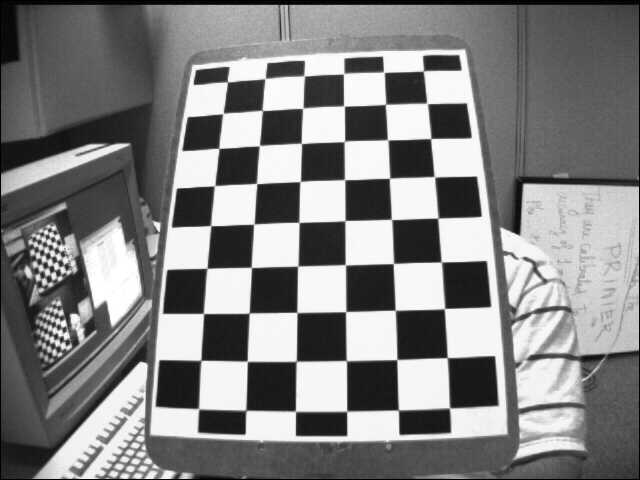
#> input picture OpenCV/CameraCalibration/left12.jpg, 640 x 480 px, found by its file name
$ python CamCalibration.py
#> lines starting #> are read from the running program, lines starting #| are printed output that depends on the picture; after the words box and inside, x2 and y2 are one past the last pixel; in counts of white or black regions, pixels touching at a corner belong together
import numpy as np
import cv2 as cv
import glob
# termination criteria
criteria = (cv.TERM_CRITERIA_EPS + cv.TERM_CRITERIA_MAX_ITER, 30, 0.001)
# prepare object points, like (0,0,0), (1,0,0), (2,0,0) ....,(6,5,0)
objp = np.zeros((6*7,3), np.float32)
objp[:,:2] = np.mgrid[0:7,0:6].T.reshape(-1,2)
# Arrays to store object points and image points from all the images.
objpoints = [] # 3d point in real world space
imgpoints = [] # 2d points in image plane.

img = cv.imread('/Users/macboiiii/Documents/LearnProjects/OpenCV/CameraCalibration/left12.jpg')
#> img is the input picture: shape (480, 640, 3); min 0, max 255, mean 129.5
h,  w = img.shape[:2]
#> h = 480; w = 640

#for fname in images:
gray = cv.cvtColor(img, cv.COLOR_BGR2GRAY)
# Find the chess board corners
print("A")
cv.waitKey(1000)
ret, corners = cv.findChessboardCorners(gray, (7,6), None)
#> ret = True; corners = 42 rows, first 8: [423.1, 71.24], [426.8, 103.1], [430.8, 138.6], [434.5, 176.8], [437.8, 218.3], [441.1, 262], [444.4, 308.6], [383.7, 72.08]
# If found, add object points, image points (after refining them)
print("C")
objpoints.append(objp)
corners2 = cv.cornerSubPix(gray,corners, (11,11), (-1,-1), criteria)
#> corners2 = 42 rows, first 8: [423.5, 70.89], [427.2, 103.4], [430.7, 138.5], [434.3, 176.7], [437.9, 218.1], [441.4, 261.9], [444.5, 308.6], [383.9, 72.21]
imgpoints.append(corners)
print('D')
# Draw and display the corners
cv.drawChessboardCorners(img, (7,6), corners2, ret)
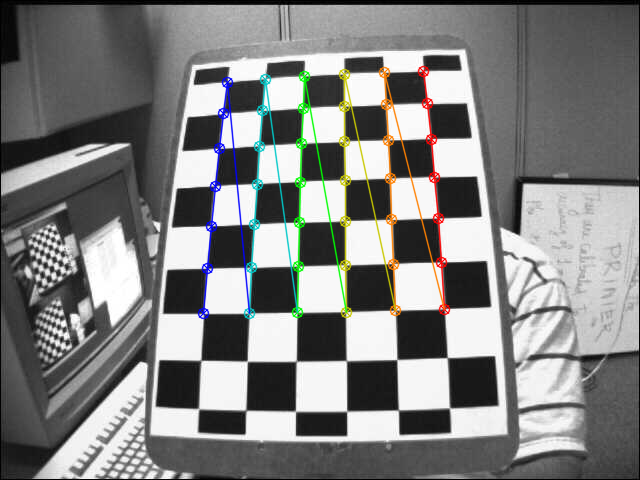
#> img: shape (480, 640, 3); 3.64% of pixels changed, all inside (x1, y1, x2, y2) = (197, 65, 451, 320)
print('E')
ret, mtx, dist, rvecs, tvecs = cv.calibrateCamera(objpoints, imgpoints, gray.shape[::-1], None, None)
#> ret = 0.164; mtx = [[611.9, 0, 335], [0, 629.8, 233.3], [0, 0, 1]]; dist = [[-0.393, 0.998, -0.00118, 0.00795, -9.74]]; rvecs = ([-0.294, 0.402, 1.53],); tvecs = ([2.21, -3.93, 14.79],)
img = cv.imread('/Users/macboiiii/Documents/LearnProjects/OpenCV/CameraCalibration/left12.jpg')
h,  w = img.shape[:2]
newcameramtx, roi = cv.getOptimalNewCameraMatrix(mtx, dist, (w,h), 1, (w,h))
#> newcameramtx = [[290.2, 0, 158.9], [0, 151.4, 399], [0, 0, 1]]; roi = (0, 343, 303, 115)
# undistort
print('F')
dst = cv.undistort(img, mtx, dist, None, newcameramtx)
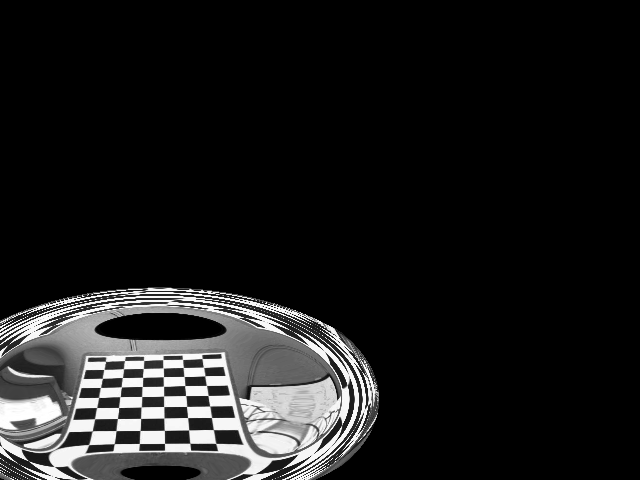
#> dst: shape (480, 640, 3); min 0, max 255, mean 27.7
# crop the image
x, y, w, h = roi
#> x = 0; y = 343; w = 303; h = 115
dst = dst[y:y+h, x:x+w]
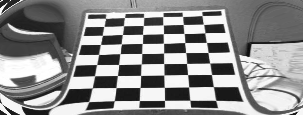
#> dst: shape (115, 303, 3); min 11, max 255, mean 141.5

print('G')
cv.imshow('img',dst)
cv.imwrite('calibresult.png', dst)
